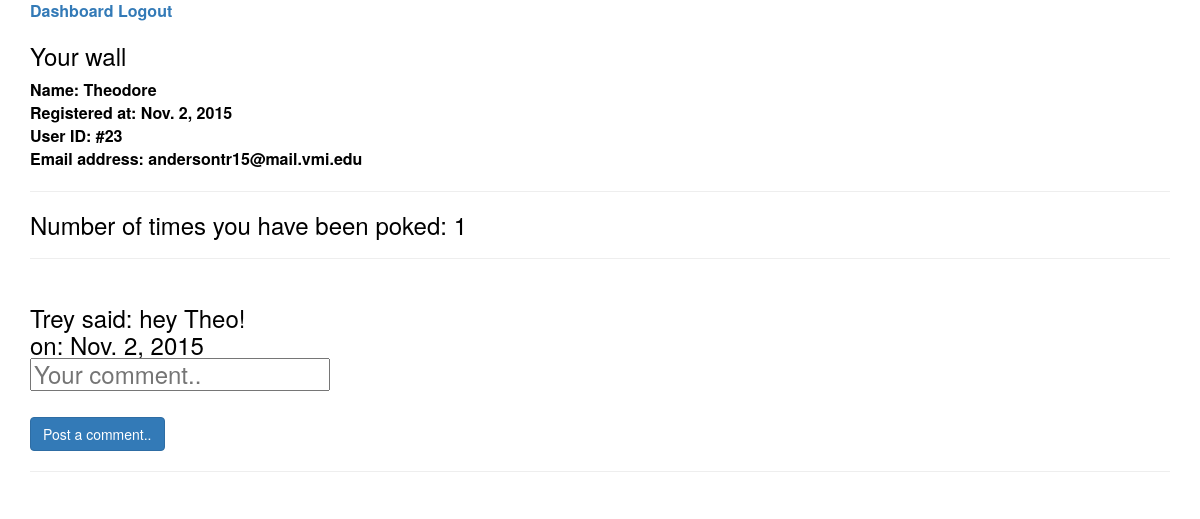
The app's page /users/23/ (signed in), older data.
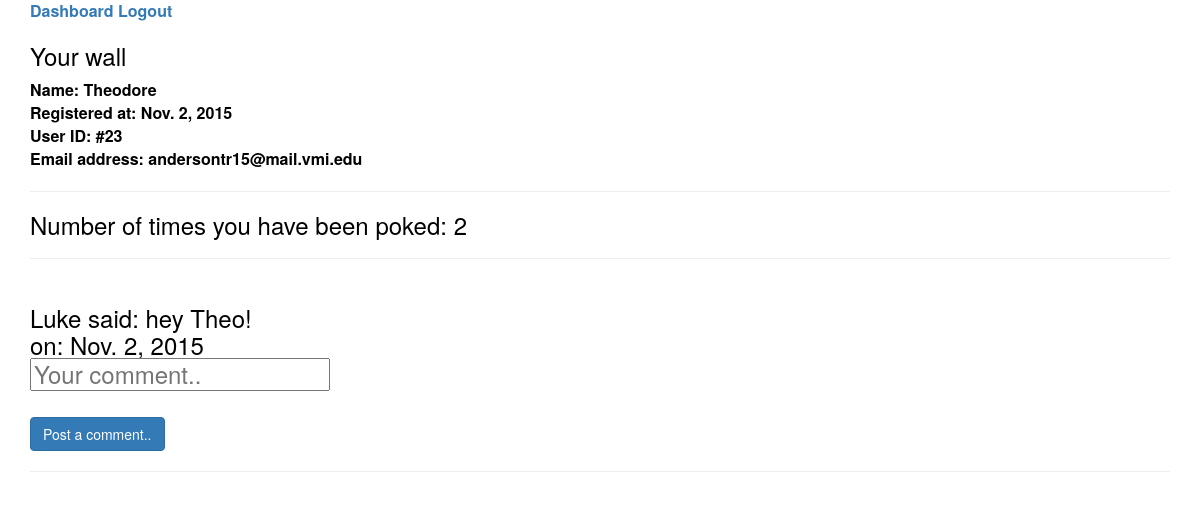
The same page, newer data.
### apps/userdashboard/models.py (models this page shows)
class Message(models.Model):
	sender =  models.ForeignKey(User, related_name="sender_message_user",null=True)
	receiver = models.ForeignKey(User, related_name="receiver_message_user",null=True)
	message = models.TextField(blank=False, max_length=200, null=True)
	created_at = models.DateField(null=True)
	updated_at = models.DateField(null=True)
	class Meta:
		db_table = 'messages'

class User(models.Model):
	first_name = models.TextField(blank=False, max_length=20, null=True)
	last_name = models.TextField(blank=False, max_length=20,null=True)
	email = models.TextField(blank=False, max_length=20,null=True)
	description = models.TextField(blank=False, max_length=500,null=True)
	password = models.TextField(blank=False, max_length=20,null=True)
	user_level = models.IntegerField(blank=False, null=True)
	created_at = models.DateField(null=True)
	updated_at = models.DateField(null=True)
	class Meta:
		db_table = 'user'

### apps/userdashboard/views.py (the view)
# urls.py: url(r'^users/(?P<user_id>\d+)/$', views.profile_page, name="profile_page"),
def profile_page(request, user_id):
	print user_id
	poke_count = Poke.objects.all().filter(poked=user_id)
	user = User.objects.get(id=user_id)
	print user.first_name
	current_user = User.objects.get(id=request.session['user_id'])
	messages = Message.objects.all().filter(receiver=user)
	comments = Comment.objects.all()
	content = {
	'poke_count': poke_count,
	'current_user': current_user,
	'user': user,
	'messages': messages,
	'comments': comments,
	}
	return render(request, 'userdashboard/profile.html', content)

### apps/userdashboard/templates/userdashboard/profile.html (shortened to what this page needs)
<!DOCTYPE html>
<html>
<head>
	<link rel="stylesheet" href="https://maxcdn.bootstrapcdn.com/bootstrap/3.3.5/css/bootstrap.min.css">
</head>
<body>
<div class="container">
<a href="/dashboard">Dashboard</a>
<a href="/logout">Logout</a>
	{% if user.id == request.session.user_id %}
		<h3>Your wall</h3>
		Name: {{user.first_name}}
	{%else %}
		<h3>{{user.first_name}}
	{%endif%}
	<br>
	Registered at: {{user.created_at}}
	<br>
	User ID: #{{user.id}}
	<br>
	Email address: {{user.email}}
	<hr>
	<h3>Number of times
	{% if current_user.id == user.id %}
		you have been poked: {{poke_count.count}}
	{%else %}
	{{user.first_name}} has been poked: {{poke_count.count}}</h3>
	{%endif%}
	<hr>
	<br>
	<div class="messages">
		{% for message in messages %}
			{%if message.sender_id == current_user.id %}
				You said: {{message.message}} <br>
			on: {{message.created_at}}
			{%else %}
			{{message.sender.first_name}}
			said: {{message.message}} <br>
			on: {{message.created_at}}
			{%endif%}
			<br>
			<form action="/comment/" method="post">
				<input type="text" name="comment" placeholder="Your comment.." required>
				<br>
				<br>
				<input type="submit" value="Post a comment.." class="btn btn-primary">
			</form>
			<hr>
		{%endfor%}
	</div>
</div>
</body>
</html>

Row changes from the older to the newer data that the page shows:
removed Message: sender.first_name "Trey", message "hey Theo!", created_at "Nov. 2, 2015"
added Message: sender.first_name "Luke", message "hey Theo!", created_at "Nov. 2, 2015"
Text that changed along with them:
{{ poke_count.count }}: "1" → "2"
